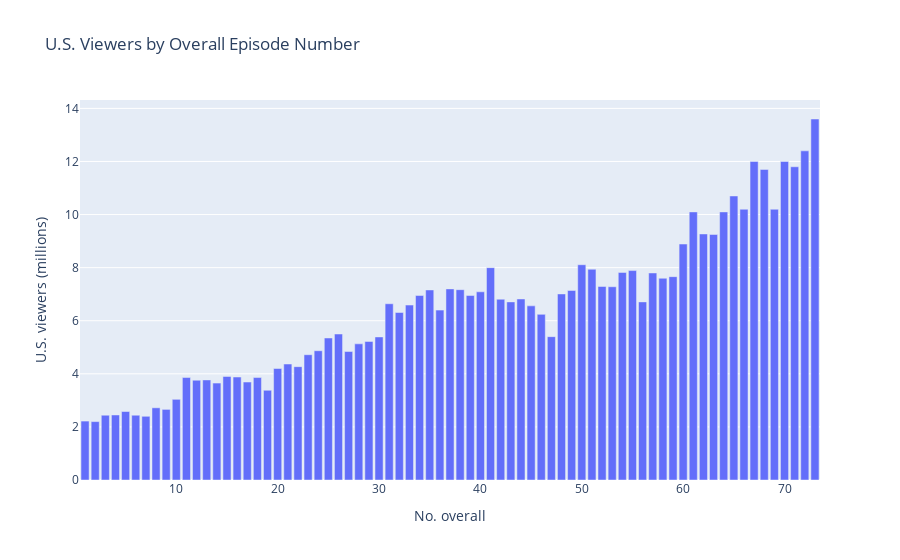

The notebook cell saved with this chart:
### Code cell
import plotly.express as px

# Create a bar chart
fig = px.bar(df, x='No. overall', y='U.S. viewers (millions)', title='U.S. Viewers by Overall Episode Number')
fig.show()

### Figure 1 — Plotly figure (JSON) as saved in the notebook; plotly's stock layout.template omitted (floating-point values rounded to 4 significant figures)
{"data": [{"alignmentgroup": "True", "hovertemplate": "No. overall=%{x}<br>U.S. viewers (millions)=%{y}<extra></extra>", "legendgroup": "", "marker": {"color": "#636efa", "pattern": {"shape": ""}}, "name": "", "offsetgroup": "", "orientation": "v", "showlegend": false, "textposition": "auto", "type": "bar", "x": [1, 2, 3, 4, 5, 6, 7, 8, 9, 10, 11, 12, 13, 14, 15, 16, 17, 18, 19, 20, 21, 22, 23, 24, 25, 26, 27, 28, 29, 30, 31, 32, 33, 34, 35, 36, 37, 38, 39, 40, 41, 42, 43, 44, 45, 46, 47, 48, 49, 50, 51, 52, 53, 54, 55, 56, 57, 58, 59, 60, 61, 62, 63, 64, 65, 66, 67, 68, 69, 70, 71, 72, 73], "xaxis": "x", "y": [2.22, 2.2, 2.44, 2.45, 2.58, 2.44, 2.4, 2.72, 2.66, 3.04, 3.86, 3.76, 3.77, 3.65, 3.9, 3.88, 3.69, 3.86, 3.38, 4.2, 4.37, 4.27, 4.72, 4.87, 5.35, 5.5, 4.84, 5.13, 5.22, 5.39, 6.64, 6.31, 6.59, 6.95, 7.16, 6.4, 7.2, 7.17, 6.95, 7.09, 8, 6.81, 6.71, 6.82, 6.56, 6.24, 5.4, 7.01, 7.14, 8.11, 7.94, 7.29, 7.28, 7.82, 7.89, 6.71, 7.8, 7.6, 7.66, 8.89, 10.1, 9.27, 9.25, 10.1, 10.7, 10.2, 12, 11.7, 10.2, 12, 11.8, 12.4, 13.6], "yaxis": "y"}], "layout": {"autosize": true, "barmode": "relative", "legend": {"tracegroupgap": 0}, "title": {"text": "U.S. Viewers by Overall Episode Number"}, "xaxis": {"anchor": "y", "autorange": true, "domain": [0, 1], "range": [0.5, 73.5], "title": {"text": "No. overall"}, "type": "linear"}, "yaxis": {"anchor": "x", "autorange": true, "domain": [0, 1], "range": [0, 14.32], "title": {"text": "U.S. viewers (millions)"}, "type": "linear"}}}
